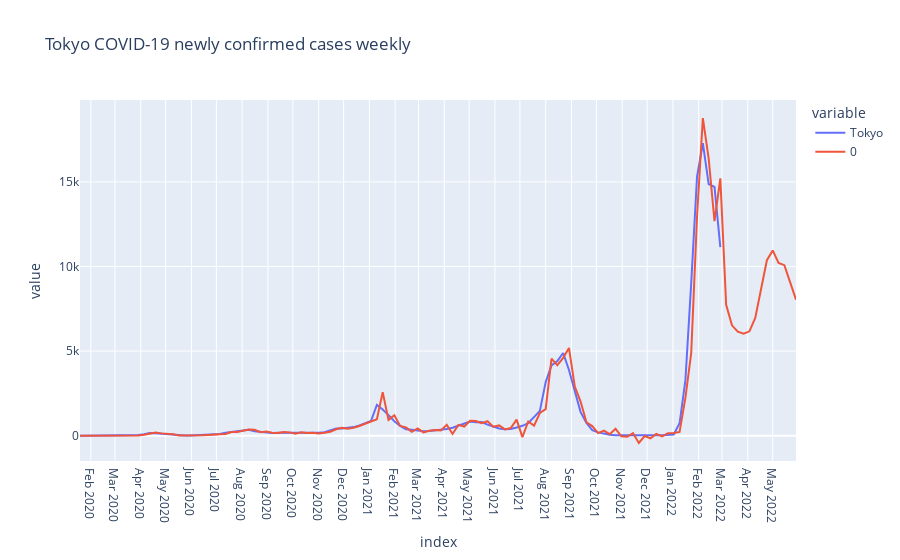

The notebook cell saved with this chart:
### Code cell
ts_forecast = result_tokyo.predict(start=df_gr.index[0], end=df_gr.index[-1]+relativedelta(months=3))
temp_df = df_gr.Tokyo.to_frame()
temp_df = pd.concat([temp_df, ts_forecast])

fig = px.line(temp_df, title='Tokyo COVID-19 newly confirmed cases weekly')
fig.update_layout({
    'xaxis': {
        'dtick': 'M1'
    }
})
fig.show()

### Figure 1 — Plotly figure (JSON) as saved in the notebook; plotly's stock layout.template omitted (floating-point values rounded to 4 significant figures; data arrays with more than 128 entries replaced by an {"elided": "..."} marker saying what was removed)
{"data": [{"hovertemplate": "variable=Tokyo<br>index=%{x}<br>value=%{y}<extra></extra>", "legendgroup": "Tokyo", "line": {"color": "#636efa", "dash": "solid"}, "marker": {"symbol": "circle"}, "mode": "lines", "name": "Tokyo", "orientation": "v", "showlegend": true, "type": "scatter", "x": {"elided": "235 str values"}, "xaxis": "x", "y": {"elided": "235 float values"}, "yaxis": "y"}, {"hovertemplate": "variable=0<br>index=%{x}<br>value=%{y}<extra></extra>", "legendgroup": "0", "line": {"color": "#EF553B", "dash": "solid"}, "marker": {"symbol": "circle"}, "mode": "lines", "name": "0", "orientation": "v", "showlegend": true, "type": "scatter", "x": {"elided": "235 str values"}, "xaxis": "x", "y": {"elided": "235 float values"}, "yaxis": "y"}], "layout": {"autosize": true, "legend": {"title": {"text": "variable"}, "tracegroupgap": 0}, "title": {"text": "Tokyo COVID-19 newly confirmed cases weekly"}, "xaxis": {"anchor": "y", "autorange": true, "domain": [0, 1], "dtick": "M1", "range": ["2020-01-19", "2022-05-29"], "title": {"text": "index"}, "type": "date"}, "yaxis": {"anchor": "x", "autorange": true, "domain": [0, 1], "range": [-1499.0, 19840.0], "title": {"text": "value"}, "type": "linear"}}}
